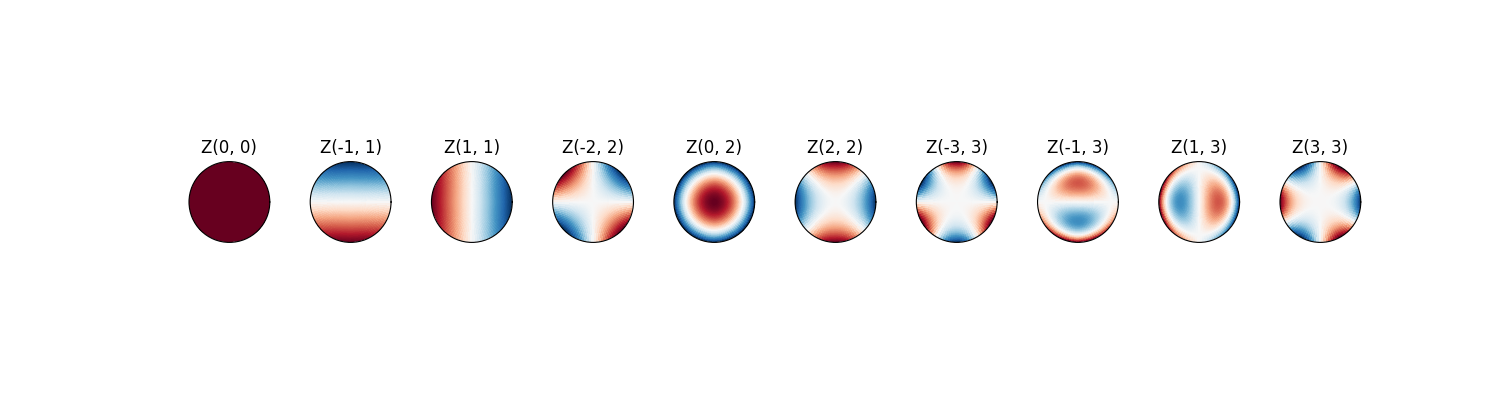

Write the Python code that produced this figure.
import numpy as np
from matplotlib import pyplot as plt
from scipy.special import comb


def zernike_rad(m, n, rho):
    if (n < 0) or (m < 0) or (np.abs(m) > n):
        raise ValueError("Invalid (m, n)")
    if (n-m) % 2:
        return rho*0.0
    else:
        rad = np.zeros_like(rho)
        for k in range((n-m)//2 + 1):
            c = (-1.0)**k * comb(n-k, k) * comb(n-2*k, (n-m)//2-k)
            rad += c * rho**(n-2*k)
        return rad


def zernike(m, n, rho, phi):
    if m > 0:
        return np.sqrt(2) * zernike_rad(m, n, rho) * np.cos(m * phi)
    if m < 0:
        return np.sqrt(2) * zernike_rad(-m, n, rho) * np.sin(-m * phi)
    return zernike_rad(0, n, rho)


# Define a grid on which to calculate the Zernike modes
rho = np.linspace(0, 1, 100)
phi = np.linspace(0, 2*np.pi, 100)
r, theta = np.meshgrid(rho, phi)
z = np.zeros_like(r)

# Define the Zernike modes to be plotted
modes = [(0, 0), (-1, 1), (1, 1), (-2, 2), (0, 2),
         (2, 2), (-3, 3), (-1, 3), (1, 3), (3, 3)]

# Set up the plot
fig, axs = plt.subplots(1, len(modes), figsize=(
    18, 4), subplot_kw=dict(projection='polar'))

for i, mode in enumerate(modes):
    # Calculate the Zernike mode
    Z = zernike(mode[0], mode[1], r, theta)
    Z = Z.reshape(r.shape)

    axs[i].pcolormesh(theta, r, Z, cmap='RdBu', shading='auto')
    axs[i].set_title(f"Z{mode[0]}{mode[1]}")

# Adjust the spacing between subplots
fig.subplots_adjust(wspace=0.5)

for ax in axs:
    ax.set_xticklabels([])

# Remove color bar and set title
for ax, title in zip(axs, modes):
    ax.set_yticklabels([])
    ax.yaxis.set_major_locator(plt.NullLocator())
    ax.set_title(f"Z{title}")

# Display the plot
plt.show()
